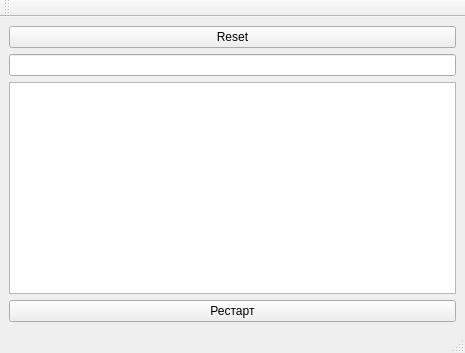
<?xml version="1.0" encoding="UTF-8"?>
<ui version="4.0">
 <class>MainWindow</class>
 <widget class="QMainWindow" name="MainWindow">
  <property name="geometry">
   <rect>
    <x>0</x>
    <y>0</y>
    <width>465</width>
    <height>353</height>
   </rect>
  </property>
  <property name="windowTitle">
   <string>MainWindow</string>
  </property>
  <widget class="QWidget" name="centralwidget">
   <layout class="QVBoxLayout" name="verticalLayout">
   <item>
       <widget class="QPushButton" name="resetButton">
           <property name="text">
               <string>Reset</string>
           </property>
       </widget>
   </item>

    <item>
     <widget class="QLineEdit" name="commandLineEdit"/>
    </item>
    <item>
     <widget class="QTextEdit" name="gameText"/>
    </item>
    <item>
     <widget class="QPushButton" name="restartButton">
      <property name="visible">
       <bool>false</bool>
      </property>
      <property name="text">
       <string>Рестарт</string>
      </property>
     </widget>
    </item>
   </layout>
  </widget>
  <widget class="QToolBar" name="toolBar">
   <attribute name="toolBarArea">
    <enum>TopToolBarArea</enum>
   </attribute>
   <attribute name="toolBarBreak">
    <bool>false</bool>
   </attribute>
   <action name="actionSubmitCommand">
    <property name="text">
     <string>Введіть команду</string>
    </property>
   </action>
  </widget>
  <widget class="QMenuBar" name="menubar">
   <property name="geometry">
    <rect>
     <x>0</x>
     <y>0</y>
     <width>465</width>
     <height>22</height>
    </rect>
   </property>
  </widget>
  <widget class="QStatusBar" name="statusbar"/>
 </widget>
 <resources/>
 <connections/>
</ui>
